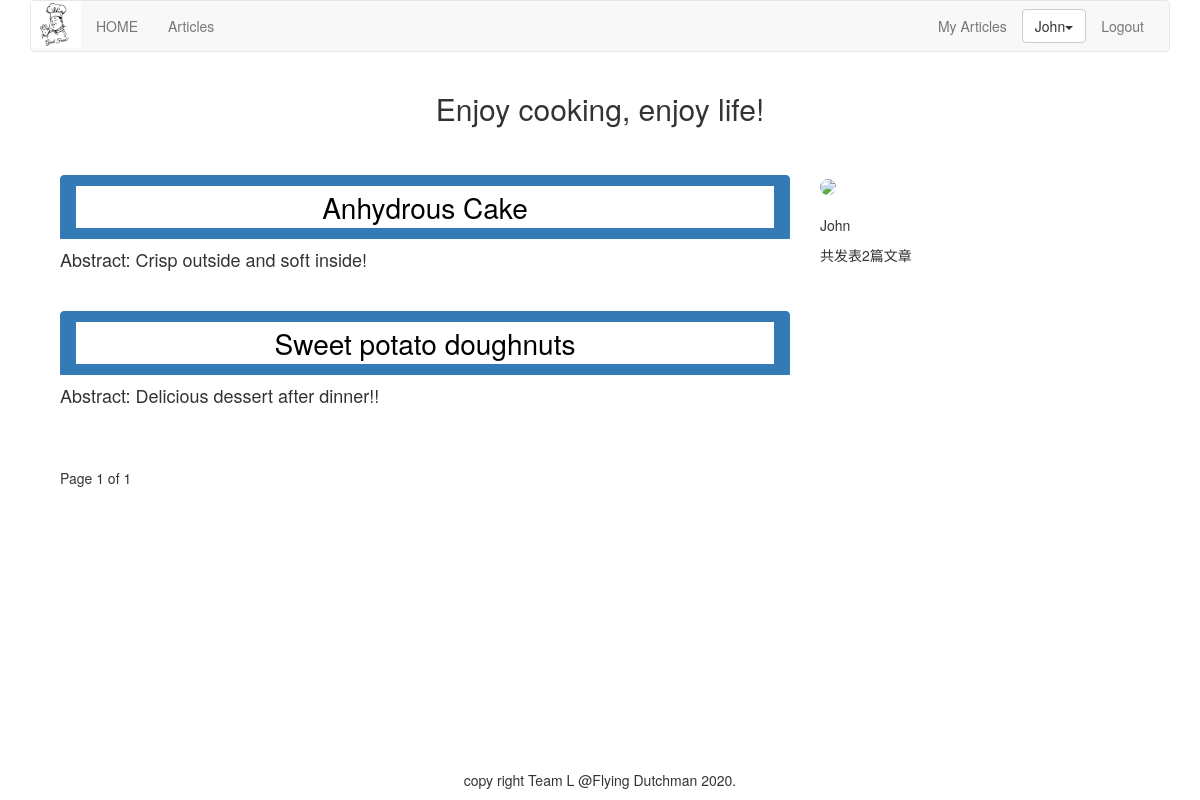
Page /article/list-article-titles/John/ on the committed database.
### article/models.py (models this page shows, shortened)
class ArticlePost(models.Model):
    author = models.ForeignKey(User, on_delete=models.CASCADE, related_name="article")
    title = models.CharField(max_length=200)
    abstract = models.CharField(max_length=200)
    slug = models.SlugField(max_length=500)
    column = models.ForeignKey(ArticleColumn, on_delete=models.CASCADE, related_name="article_column")
    body = models.TextField()
    created = models.DateTimeField(default=timezone.now)
    updated = models.DateTimeField(auto_now=True)
    users_like = models.ManyToManyField(User, related_name="articles_like", blank=True)
    users_view = models.ManyToManyField(User, related_name="articles_view", blank=True)
    class Meta:
        ordering = ("-updated",)
        index_together = (('id', 'slug'),)
    def get_url_path(self):
        return reverse("article:article_content", args=[self.id, self.slug])

### article/list_views.py (the view)
# urls.py: path('list-article-titles/', list_views.article_titles, name="article_titles"),
def article_titles(request, username=None):
    if username:
        user = User.objects.get(username=username)
        articles_title = ArticlePost.objects.filter(author=user)
        try:
            userinfo = user.userinfo
        except:
            userinfo = None
    else:
        articles_title = ArticlePost.objects.all()
    paginator = Paginator(articles_title, 5)
    page = request.GET.get('page')
    try:
        current_page = paginator.page(page)
        articles = current_page.object_list
    except PageNotAnInteger:
        current_page = paginator.page(1)
        articles = current_page.object_list
    except EmptyPage:
        current_page = paginator.page(paginator.num_pages)
        articles = current_page.object_list
    if username:
        return render(request, "article/list/author_articles.html",
                      {"articles": articles, "page": current_page, "userinfo": userinfo, "user": user})
    return render(request, "article/list/article_titles.html", {"articles": articles, "page": current_page})

### article/templatetags/article_tags.py (called while the page is built)
@register.simple_tag
def author_total_articles(user):
    return user.article.count()

### templates/article/list/author_articles.html (shortened to what this page needs)
{% extends "base.html" %}
{% load article_tags %}
{% load staticfiles %}
{% block content %}
<div class="row text-center vertical-middle-sm">
    <h2>Enjoy cooking, enjoy life!</h2>
</div>
<br>
<br>
<div class="container">
    <div class="col-md-8">
        {% for article in articles %}
        <div class="list-group">
            <a href="{{article.get_url_path}}" class="list-group-item active">
                <button class="button" style="vertical-align:middle">
                    {{article.title}}
                </button>
            </a>
            <h4 class="list-group-item-text">Abstract: {{article.abstract}}</h4>
            <br>
        </div>
        {% endfor %}
        {% include "paginator.html" %}
    </div>
    <div class="col-md-4">
        <div>
            {% if userinfo.photo %}
            <img src="{{ userinfo.photo | striptags }}" class="img-circle" id="my_photo" name="user_face"
                style="width: 300px">
            {% else %}
            <img name="user_face" src="{% static 'images/img1.jpg' %}" class="img-circle" id="my_photo"
                style="width: 300px">
            {% endif %}
        </div>
        <br>
        <div>
            <p>{{ user.username }}</p>
            <p>共发表{% author_total_articles user %}篇文章</p>
        </div>
    </div>
</div>
{% endblock %}

### templates/header.html (shortened to what this page needs)
{% load staticfiles %}
<div class="container">
    <nav class="navbar navbar-default" role="navigation">
        <div class="navbar-header">
            <img src="{% static '/images/logo.jpg' %}" width="50px">
        </div>
        <div>
            <ul class="nav navbar-nav" role="navigation">
                <li><a href="{% url 'home' %}">HOME</a></li>
                <li><a href="{% url 'article:article_titles' %}">Articles</a></li>
            </ul>
            <ul class="nav navbar-nav navbar-right" style="margin-right:10px">
                <li><a href="{% url 'article:article_column' %}">My Articles</a></li>
                {% if user.is_authenticated %}
                <li>
                    <div class="dropdown" style="margin-top:8px">
                        <button class='btn btn-default dropdown-toggle' type='button' id='dropdownMenu'
                            data-toggle='dropdown'>
                            {{ user.username }}<span class='caret'></span>
                        </button>
                    </div>
                </li>
                <li><a href="{% url 'account:user_logout' %}">Logout</a></li>
                {% else %}
                <li><a href="{% url 'account:user_login' %}">Login</a></li>
                <li><a href="{% url 'account:user_register' %}">Sign up</a></li>
                {% endif %}
            </ul>
        </div>
    </nav>
</div>

### templates/article/list/author_articles.html (style rules this page uses)
.button { background-color: white; color: black; border: 0.1px #008CBA; width: 100%; text-align: center; font-size: 28px; }

### rows in the picture
ArticlePost: title "Anhydrous Cake", abstract "Crisp outside and soft inside!"
ArticlePost: title "Sweet potato doughnuts", abstract "Delicious dessert after dinner!!"

### other values in the picture
{{ user.username }} "John"
{{ page.number }} "1"
{{ page.paginator.num_pages }} "1"
